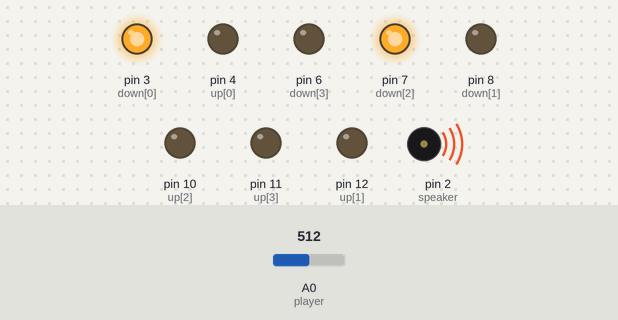
A sketch run on a simulated Arduino Uno, built with avr-gcc and run on an emulated ATmega328P. Parts: output pins drawn as LEDs (lit = HIGH), buzzer (waves = sounding). The test bench sets the inputs (shaded band); at power-on: A0 (player) = 512. Random numbers use the default seed unless the sketch sets one.

Above: at 1.2 s.
1.3 s: A0 (player) set to 494
At 1.65 s:
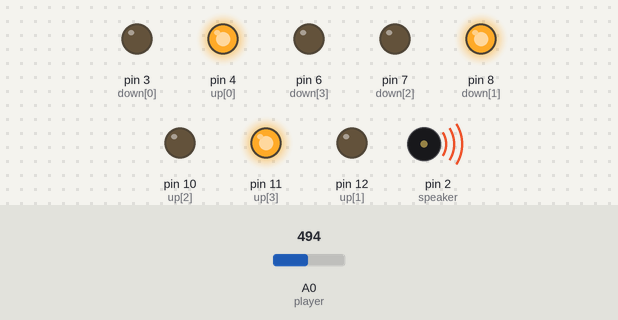
At 2.15 s:
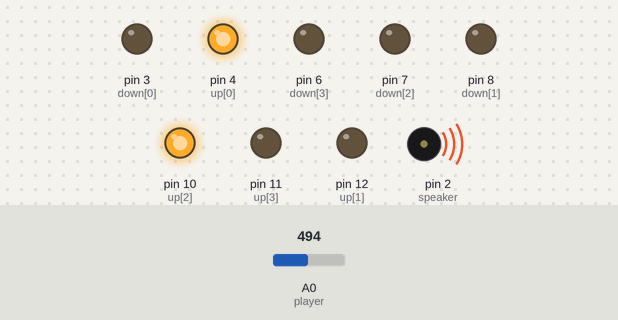
Timing chart, 0 to 10.3 s (numbered marks = the images above; inputs shaded):
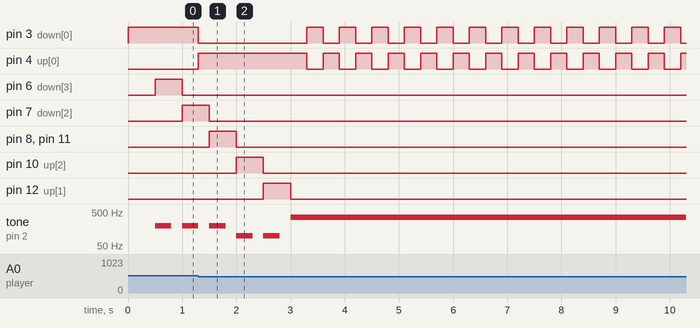

Measured:
- the behaviour switches between 512 and 511 on A0 (player) (found by bisection; images 0 and 1)
- after the input at 1.3 s, pin 10 (up[2]): LOW → HIGH after 0.70 s, → LOW 0.50 s later; pin 12 (up[1]): LOW → HIGH after 1.2 s, → LOW 0.50 s later
- by itself, pin 3 (down[0]): repeats every 0.60 s: HIGH 0.30 s, LOW 0.30 s
- by itself, pin 4 (up[0]): repeats every 0.60 s: LOW 0.30 s, HIGH 0.30 s
- by itself, tone on pin 2 (speaker): plays 200 Hz for 0.30 s, 100 Hz for 0.30 s, 100 Hz for 0.30 s, 350 Hz for 7.3 s

The sketch:

simple_led_game.ino
```cpp
#include <Event.h>
#include <Timer.h>

/*
JOC EASY
 */

Timer t;

// Leds
int up[] = {4,12,10,11};
int down[] = {3,8,7,6};

// Player
int player = A0;
boolean playerUp = true;
boolean looser = false;

// Enemies
int enemyUp = 6;
int enemyDown = 4;
int evemyMoveTime = 500;
int enemyTimer = 0;

// speaker
int speaker = 2;


// the setup routine runs once when you press reset:
void setup() {
  // initialize the digital pin as an output.
  pinMode(up[0], OUTPUT);
  pinMode(up[1], OUTPUT);
  pinMode(up[2], OUTPUT);
  pinMode(up[3], OUTPUT);
  pinMode(down[0], OUTPUT);
  pinMode(down[1], OUTPUT);
  pinMode(down[2], OUTPUT);
  pinMode(down[3], OUTPUT);
  Serial.begin(9600);

  enemyTimer = t.every(evemyMoveTime, moveEnemy);
  t.every(5000, goHard);
}

void movePlayer(){
  playerUp = analogRead(player) < 512;
  if (playerUp) {
    digitalWrite(down[0], LOW);
    digitalWrite(up[0], HIGH);
  } else {
    digitalWrite(down[0], HIGH);
    digitalWrite(up[0], LOW);
  }
}

void clearEnemies(){
  for(int i=1; i<4; i++){
    digitalWrite(up[i], LOW);
    digitalWrite(down[i], LOW);
  }
}

void goHard(){
  if (evemyMoveTime > 200)
    evemyMoveTime-=100;

  t.stop(enemyTimer);
  enemyTimer = t.every(evemyMoveTime, moveEnemy);
}

void regenerateEnemies(){
  if (enemyUp == -1){
    enemyUp = random(4,7);
  }
  if (enemyDown == -1){
    enemyDown = random(4,7);
  }
  if (enemyUp == enemyDown){
    enemyDown++;
  }
}

void moveEnemy(){
  // Unset all
  clearEnemies();

  enemyUp--;
  enemyDown--;

  regenerateEnemies();

  if (enemyUp < 4 && enemyUp > 0){
    digitalWrite(up[enemyUp], HIGH);
    tone(speaker, 100, 300);
  }
  if (enemyDown < 4 && enemyDown > 0){
    digitalWrite(down[enemyDown], HIGH);
    tone(speaker, 200, 300);
  }

  checkColision();
}

void checkColision(){
  if ((enemyUp == 0 && playerUp) || (enemyDown == 0 && !playerUp)){
    clearEnemies();
    looser = true;
  }
}

// the loop routine runs over and over again forever:
void loop() {
  if (!looser){
    movePlayer();
    t.update();
  } else {
    tone(speaker, 350);
    digitalWrite(down[0], LOW);
    digitalWrite(up[0], HIGH);
    delay(300);
    digitalWrite(down[0], HIGH);
    digitalWrite(up[0], LOW);
    delay(300);
  }
}
```
